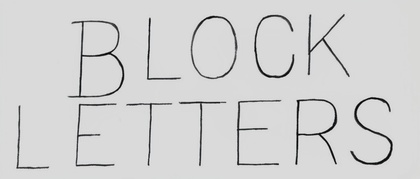
%> input picture backend/atest/block-letters.jpg, 420 x 179 px, shrunk from 900 x 383 before the run
$ octave --eval "result = compute_vertical_alignment_consistency('../../atest/block-letters.jpg');"   (GNU Octave 9; MATLAB toolbox functions it lacks are replaced by stand-ins)
%> lines starting %> are read from the running program, lines starting %| are printed output that depends on the picture; in (x1, y1, x2, y2) boxes, pixels count from 0 and x2, y2 are one past the last pixel; in counts of white or black regions, pixels touching at a corner belong together; the program's own positions count from 1
function results = compute_vertical_alignment_consistency(image_path, debug)
%> called with image_path = '../../atest/block-letters.jpg'
    % Function to measure vertical alignment consistency in handwriting
    % This feature helps identify print-style writing which typically shows more consistent alignment
    % Input:
    %   image_path: Path to the image file
    %   debug: Boolean flag to show visualization (default: false)
    % Output:
    %   results: Structure containing vertical alignment metrics

    % Set default for debug if not provided
    if nargin < 2
        debug = false;
    end

    % Read the image
    img = imread(image_path);
%> img is the input picture: size 179x420x3 uint8; mean R, G, B 210.2, 210.3, 210.3
    if isempty(img)
        disp(['Error: Could not read image at ', image_path]);
        results = struct();
        return;
    end

    % Convert to grayscale if image is RGB
    if size(img, 3) == 3
        gray = rgb2gray(img);
    else
        gray = img;
    end

    % Apply binary thresholding and invert (ink is white, background is black)
    threshold = 127 / 255;
    binary = imbinarize(gray, threshold);
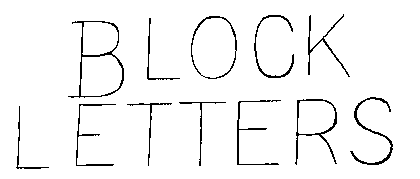
%> binary: size 179x420 logical; 95.9% white; black in thin lines or dots, all inside (x1, y1, x2, y2) = (16, 14, 393, 169)
    binary = ~binary;  % Inversion to match cv2.THRESH_BINARY_INV

    % Find connected components (letters)
    cc = bwconncomp(binary, 8);
%> cc = 12 connected components
    stats = regionprops(cc, 'BoundingBox', 'Centroid', 'Area');
%> stats = 12 regions; largest, box (x1, y1, x2, y2), Area and Centroid: (68, 21, 124, 98) 442 [98.8 59.9], (350, 97, 393, 165) 370 [373.1 133.5], (295, 99, 337, 165) 352 [316.3 128.1], (254, 15, 294, 78) 283 [273.4 49.4], (237, 100, 281, 165) 276 [250.3 132.7]

    % Filter out noise (very small components)
    validIdx = [];
    boxes = [];
    centroids = [];

    for i = 1:length(stats)
        bbox = stats(i).BoundingBox;
        area = stats(i).Area;

        % Filter small components (noise) - adjust threshold as needed
        if area > 50 && bbox(3) > 2 && bbox(4) > 5
            validIdx = [validIdx, i];
            boxes = [boxes; bbox];
            centroids = [centroids; stats(i).Centroid];
        end
    end
%> this loop made 12 passes
%> (area, validIdx, boxes, centroids) on passes 1 to 3: (135, 1, [16.5 106.5 33 63], [24.39 150.7]), (442, [1 2], [16.5 106.5 33 63; 68.5 21.5 56 77], [24.39 150.7; 98.8 59.93]), (237, [1 2 3], [16.5 106.5 33 63; 68.5 21.5 56 77; 76.5 104.5 40 62], [24.39 150.7; 98.8 59.93; 89.59 136.8])
%> (bbox, area, validIdx, centroids) on pass 4: ([127.5 103.5 45 63], 156, [1 2 3 4], [24.39 150.7; 98.8 59.93; 89.59 136.8; 150.9 120.7])
%> after the loop, boxes = 12 rows, first 8: [16.5 106.5 33 63; 68.5 21.5 56 77; 76.5 104.5 40 62; 127.5 103.5 45 63; 147.5 18.5 33 62; 179.5 102.5 47 64; 191.5 16.5 46 63; 237.5 100.5 44 65]; centroids = [24.39 150.7; 98.8 59.93; 89.59 136.8; 150.9 120.7; 153.8 59.36; 200.8 122.3; 215.2 45.28; 250.3 132.7; 273.4 49.35; 316.3 128.1; 323 45.89; 373.1 133.5]

    % Check if we found any valid components
    if isempty(validIdx)
        results = struct('baseline_deviation', 0, ...
                         'xheight_deviation', 0, ...
                         'overall_alignment_score', 0, ...
                         'component_count', 0);
        return;
    end

    % Extract y-coordinates of bottom and top edges of all boxes
    % Box format is [x, y, width, height] where (x,y) is the top-left corner
    bottoms = boxes(:,2) + boxes(:,4);  % y + height = bottom edge y-coordinate
%> bottoms = [169.5; 98.5; 166.5; 166.5; 80.5; 166.5; 79.5; 165.5; 78.5; 165.5; 77.5; 165.5]
    tops = boxes(:,2);                  % y = top edge y-coordinate
%> tops = [106.5; 21.5; 104.5; 103.5; 18.5; 102.5; 16.5; 100.5; 15.5; 99.5; 14.5; 97.5]

    % Determine components on the same line using clustering of bottom y-coordinates
    % We use DBSCAN clustering to group components by their baseline
    bottom_clusters = dbscanCluster(bottoms, 5);  % 5 pixels tolerance
%> in dbscanCluster, `n = length(values);`: n = 12
%> in dbscanCluster, `[sorted_values, sorting_indices] = sort(values);`: sorted_values = [77.5; 78.5; 79.5; 80.5; 98.5; 165.5; 165.5; 165.5; 166.5; 166.5; 166.5; 169.5]; sorting_indices = [11; 9; 7; 5; 2; 8; 10; 12; 3; 4; 6; 1]
%> the loop in dbscanCluster, `for i = 1:n` made 12 passes
%> after the loop in dbscanCluster, `for i = 1:n`: clusters = [3; 2; 3; 3; 1; 3; 1; 3; 1; 3; 1; 3]
%> bottom_clusters = [3; 2; 3; 3; 1; 3; 1; 3; 1; 3; 1; 3]

    % Process each line separately
    line_metrics = [];
    for lineId = 1:max(bottom_clusters)
        % Get components that belong to this line
        lineIndices = find(bottom_clusters == lineId);

        if length(lineIndices) < 3
            % Skip lines with too few components for meaningful statistics
            continue;
        end

        line_bottoms = bottoms(lineIndices);
        line_tops = tops(lineIndices);
        line_heights = boxes(lineIndices, 4);

        % Calculate median bottom and top positions (baseline and approximate x-height line)
        baseline = median(line_bottoms);
        xheight_line = median(line_tops + line_heights*0.6);  % Approximate x-height at 60% of letter height

        % Calculate deviations from baseline and x-height
        baseline_deviations = abs(line_bottoms - baseline);
        xheight_deviations = abs(line_tops + line_heights*0.6 - xheight_line);

        % Normalize by median letter height to achieve scale invariance
        median_height = median(line_heights);
        if median_height > 0
            norm_baseline_deviations = baseline_deviations / median_height;
            norm_xheight_deviations = xheight_deviations / median_height;
        else
            norm_baseline_deviations = baseline_deviations;
            norm_xheight_deviations = xheight_deviations;
        end

        % Store metrics for this line
        line_metrics = [line_metrics; ...
                        mean(norm_baseline_deviations), ...
                        mean(norm_xheight_deviations), ...
                        length(lineIndices)];
    end
%> this loop made 3 passes
%> (lineIndices, line_bottoms, line_tops, line_heights, baseline, xheight_line, baseline_deviations, xheight_deviations) on passes 1, 3: ([5; 7; 9; 11], [80.5; 79.5; 78.5; 77.5], [18.5; 16.5; 15.5; 14.5], [62; 63; 63; 63], 79, 53.8, [1.5; 0.5; 0.5; 1.5], [1.9; 0.5; 0.5; 1.5]), ([1; 3; 4; 6; 8; 10; 12], [169.5; 166.5; 166.5; 166.5; 165.5; 165.5; 165.5], [106.5; 104.5; 103.5; 102.5; 100.5; 99.5; 97.5], [63; 62; 63; 64; 65; 66; 68], 166.5, 140.9, [3; 0; 0; 0; 1; 1; 1], [3.4; 0.8; 0.4; 0; 1.4; 1.8; 2.6])
%> lineIndices on pass 2: 2

    % Calculate overall metrics across all lines
    if ~isempty(line_metrics)
        % Weight metrics by number of components in each line
        weights = line_metrics(:,3) / sum(line_metrics(:,3));
%> weights = [0.364; 0.636]
        weighted_baseline_dev = sum(line_metrics(:,1) .* weights);
%> weighted_baseline_dev = 0.0143
        weighted_xheight_dev = sum(line_metrics(:,2) .* weights);
%> weighted_xheight_dev = 0.0211

        % Overall alignment score (higher is better)
        % Convert deviations to a 0-1 score where 1 means perfect alignment
        alignment_score = max(0, 1 - (weighted_baseline_dev + weighted_xheight_dev));
%> alignment_score = 0.965
    else
        weighted_baseline_dev = 0;
        weighted_xheight_dev = 0;
        alignment_score = 0;
    end

    % Pack results into structure
    results = struct(...
        'baseline_deviation', weighted_baseline_dev, ...
        'xheight_deviation', weighted_xheight_dev, ...
        'overall_alignment_score', alignment_score, ...
        'component_count', length(validIdx) ...
    );
%> results = {baseline_deviation 0.0143, xheight_deviation 0.0211, overall_alignment_score 0.965, component_count 12}
%> `result = compute_vertical_alignment_consistency('../../atest/block-let..`: result has the same summary as results in compute_vertical_alignment_consistency

    % Debug visualization if requested
    if debug
        figure('Name', 'Vertical Alignment Consistency Analysis', 'NumberTitle', 'off');

        % Original Image
        subplot(2,2,1);
        imshow(img);
        title('Original Image');

        % Binary Image
        subplot(2,2,2);
        imshow(binary);
        title('Binary Image');

        % Image with bounding boxes and baselines
        subplot(2,2,3);
        imshow(img);
        hold on;

        % Different color for each line
        colors = {'r', 'g', 'b', 'c', 'm', 'y'};
        for lineId = 1:max(bottom_clusters)
            lineIndices = find(bottom_clusters == lineId);
            if length(lineIndices) < 3
                continue;
            end

            % Get color for this line
            color_idx = mod(lineId-1, length(colors)) + 1;
            line_color = colors{color_idx};

            % Draw bounding boxes for this line
            for i = 1:length(lineIndices)
                idx = lineIndices(i);
                bbox = boxes(idx,:);
                rectangle('Position', bbox, 'EdgeColor', line_color, 'LineWidth', 1);
            end

            % Draw baseline
            line_bottoms = bottoms(lineIndices);
            baseline = median(line_bottoms);
            plot([1, size(img,2)], [baseline, baseline], [line_color, '--'], 'LineWidth', 1.5);

            % Draw x-height line
            line_heights = boxes(lineIndices, 4);
            line_tops = tops(lineIndices);
            xheight_line = median(line_tops + line_heights*0.6);
            plot([1, size(img,2)], [xheight_line, xheight_line], [line_color, ':'], 'LineWidth', 1.5);
        end
        hold off;
        title('Character Bounding Boxes & Reference Lines');

        % Display deviation metrics
        subplot(2,2,4);
        bar([weighted_baseline_dev, weighted_xheight_dev, alignment_score]);
        set(gca, 'XTickLabel', {'Baseline Dev', 'X-height Dev', 'Alignment Score'});
        ylim([0, 1]);
        title('Alignment Metrics');

        % Print debug information in the command window
        fprintf('Baseline deviation (normalized): %.3f\n', weighted_baseline_dev);
        fprintf('X-height deviation (normalized): %.3f\n', weighted_xheight_dev);
        fprintf('Overall alignment score: %.3f\n', alignment_score);
        fprintf('Number of components analyzed: %d\n', length(validIdx));
    end
end

function clusters = dbscanCluster(values, epsilon)
    % A simple implementation of DBSCAN clustering for 1D data
    % Used to cluster y-coordinates of character bottoms to identify text lines

    n = length(values);
    clusters = zeros(n, 1);
    current_cluster = 0;

    % Sort values to make neighbor finding easier
    [sorted_values, sorting_indices] = sort(values);

    for i = 1:n
        % Skip points already assigned to clusters
        if clusters(sorting_indices(i)) ~= 0
            continue;
        end

        % Create a new cluster
        current_cluster = current_cluster + 1;
        clusters(sorting_indices(i)) = current_cluster;

        % Find all points in epsilon neighborhood
        queue = [];
        for j = 1:n
            if abs(sorted_values(j) - sorted_values(i)) <= epsilon
                queue = [queue j];
            end
        end

        % Process queue
        while ~isempty(queue)
            current = queue(1);
            queue(1) = [];

            % If not yet assigned, assign to current cluster
            if clusters(sorting_indices(current)) == 0
                clusters(sorting_indices(current)) = current_cluster;

                % Find all points in epsilon neighborhood of current
                for j = 1:n
                    if abs(sorted_values(j) - sorted_values(current)) <= epsilon && clusters(sorting_indices(j)) == 0
                        queue = [queue j];
                    end
                end
            end
        end
    end
end

% === Test Section (Comment out for production) ===
image_path = '/Users/jameswong/PycharmProjects/NoteMercy_Extension/backend/atest/1.png';
alignment_results = compute_vertical_alignment_consistency(image_path, true);
disp(alignment_results);
